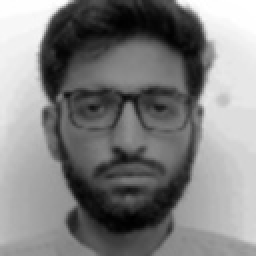
#> input picture enrollment_data/1414737_Raheel Izaz/face_001_20250909_123829.jpg, 128 x 128 px (shown 2 times larger)
$ python recognition_test.py
#> lines starting #> are read from the running program, lines starting #| are printed output that depends on the picture
"""
AI Attendance System - Recognition Testing
Tests the enrolled student recognition capability
"""

import cv2
import os
import numpy as np
from sklearn.neighbors import KNeighborsClassifier
from sklearn.preprocessing import LabelEncoder
import pickle

class RecognitionTester:
    def __init__(self):
        self.face_cascade = cv2.CascadeClassifier(cv2.data.haarcascades + 'haarcascade_frontalface_default.xml')
        self.image_size = (128, 128)
        self.model = None
        self.label_encoder = None
        self.enrolled_students = []

    def load_enrollment_data(self):
        """Load all enrolled student data and train recognition model"""
        enrollment_dir = "enrollment_data"

        if not os.path.exists(enrollment_dir):
            print("No enrollment data found. Please enroll students first.")
            return False

        faces_data = []
        labels = []

        # Load all student directories
        for student_folder in os.listdir(enrollment_dir):
            student_path = os.path.join(enrollment_dir, student_folder)
            if os.path.isdir(student_path):
                student_name = student_folder.split('_', 1)[1] if '_' in student_folder else student_folder
                self.enrolled_students.append(student_name)

                print(f"Loading data for: {student_name}")

                # Load all images for this student
                for image_file in os.listdir(student_path):
                    if image_file.endswith('.jpg'):
                        image_path = os.path.join(student_path, image_file)
                        face_image = cv2.imread(image_path, cv2.IMREAD_GRAYSCALE)
#> face_image is the input picture: shape (128, 128); min 0, max 255, mean 129

                        if face_image is not None:
                            # Flatten the image for ML model
                            face_vector = face_image.flatten()
#> face_vector = 16384 values, max 255 at index 8, min 0 at index 13890, mean 129
                            faces_data.append(face_vector)
                            labels.append(student_name)

        if len(faces_data) == 0:
            print("No valid face data found.")
            return False

        # Prepare data for training
        X = np.array(faces_data)
        y = np.array(labels)

        # Encode labels
        self.label_encoder = LabelEncoder()
        y_encoded = self.label_encoder.fit_transform(y)

        # Train KNN classifier
        self.model = KNeighborsClassifier(n_neighbors=5, metric='euclidean')
        self.model.fit(X, y_encoded)

        print(f"Model trained on {len(X)} images from {len(self.enrolled_students)} students")
#| Model trained on 1 images from 1 students
        print(f"Enrolled students: {', '.join(self.enrolled_students)}")

        return True

    def preprocess_face_for_recognition(self, frame, face_coords):
        """Same preprocessing as enrollment for consistency"""
        x, y, w, h = face_coords

        # Extract face with padding
        padding = int(0.2 * max(w, h))
        x1 = max(0, x - padding)
        y1 = max(0, y - padding)
        x2 = min(frame.shape[1], x + w + padding)
        y2 = min(frame.shape[0], y + h + padding)

        gray = cv2.cvtColor(frame, cv2.COLOR_BGR2GRAY)
        face_region = gray[y1:y2, x1:x2]

        # Resize and enhance
        face_resized = cv2.resize(face_region, self.image_size)
        face_enhanced = cv2.equalizeHist(face_resized)
        face_final = cv2.GaussianBlur(face_enhanced, (3, 3), 0)

        return face_final

    def recognize_face(self, face_image):
        """Recognize a face using the trained model"""
        if self.model is None:
            return "Unknown", 0.0

        # Flatten image for prediction
        face_vector = face_image.flatten().reshape(1, -1)

        # Get prediction and confidence
        prediction = self.model.predict(face_vector)[0]
        probabilities = self.model.predict_proba(face_vector)[0]
        confidence = max(probabilities)

        # Decode label
        student_name = self.label_encoder.inverse_transform([prediction])[0]

        # Set confidence threshold
        if confidence < 0.6:  # Adjust threshold as needed
            return "Unknown", confidence

        return student_name, confidence

    def test_recognition(self):
        """Test the recognition system with live camera feed"""
        if not self.load_enrollment_data():
            return

        print("\n=== TESTING RECOGNITION SYSTEM ===")
        print("Press 'q' to quit, 'r' to record recognition result")

        cap = cv2.VideoCapture(0)
        if not cap.isOpened():
            print("Error: Could not open camera")
            return

        recognition_results = []

        while True:
            ret, frame = cap.read()
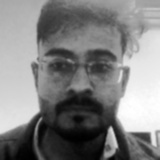
#> input picture media/enrollment_images/face_AUNISH_00_24841_20250910_133308_724.jpg, 160 x 160 px, given in place of the camera
#> frame is the input picture: shape (160, 160, 3); min 0, max 255, mean 128.9
            if not ret:
                break

            # Detect faces
            gray = cv2.cvtColor(frame, cv2.COLOR_BGR2GRAY)
            faces = self.face_cascade.detectMultiScale(gray, 1.1, 4)
#> faces = [[27, 25, 108, 108]]

            for (x, y, w, h) in faces:
                # Preprocess face
                face_image = self.preprocess_face_for_recognition(frame, (x, y, w, h))

                # Recognize face
                student_name, confidence = self.recognize_face(face_image)

                # Draw results
                color = (0, 255, 0) if student_name != "Unknown" else (0, 0, 255)
                cv2.rectangle(frame, (x, y), (x+w, y+h), color, 2)

                # Display name and confidence
                label = f"{student_name} ({confidence:.2f})"
                cv2.putText(frame, label, (x, y-10), cv2.FONT_HERSHEY_SIMPLEX, 0.7, color, 2)
#> this loop made 1 pass
#> (padding in preprocess_face_for_recognition, x1 in preprocess_face_for_recognition, y1 in preprocess_face_for_recognition, x2 in preprocess_face_for_recognition) on pass 1: (21, 6, 4, 156)
#> pass 1, in preprocess_face_for_recognition, `face_region = gray[y1:y2, x1:x2]`:
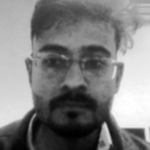
#> face_region: shape (150, 150); min 0, max 255, mean 127.5

            # Display instructions
            cv2.putText(frame, "Press 'r' to record result, 'q' to quit",
                       (10, 30), cv2.FONT_HERSHEY_SIMPLEX, 0.6, (255, 255, 255), 2)

            cv2.imshow('Recognition Test', frame)

            key = cv2.waitKey(1) & 0xFF
            if key == ord('q'):
                break
            elif key == ord('r') and len(faces) > 0:
                # Record the recognition result
                for (x, y, w, h) in faces:
                    face_image = self.preprocess_face_for_recognition(frame, (x, y, w, h))
                    student_name, confidence = self.recognize_face(face_image)
                    recognition_results.append((student_name, confidence))
                    print(f"Recorded: {student_name} with confidence {confidence:.2f}")

        cap.release()
        cv2.destroyAllWindows()

        # Display test results
        print("\n=== RECOGNITION TEST RESULTS ===")
        if recognition_results:
            for i, (name, conf) in enumerate(recognition_results, 1):
                print(f"Test {i}: {name} (Confidence: {conf:.2f})")
        else:
            print("No recognition results recorded.")

def main():
    """Demo the recognition testing"""
    tester = RecognitionTester()
    tester.test_recognition()

if __name__ == "__main__":
#> (the run stopped early here; a loop or call above may not have finished)
